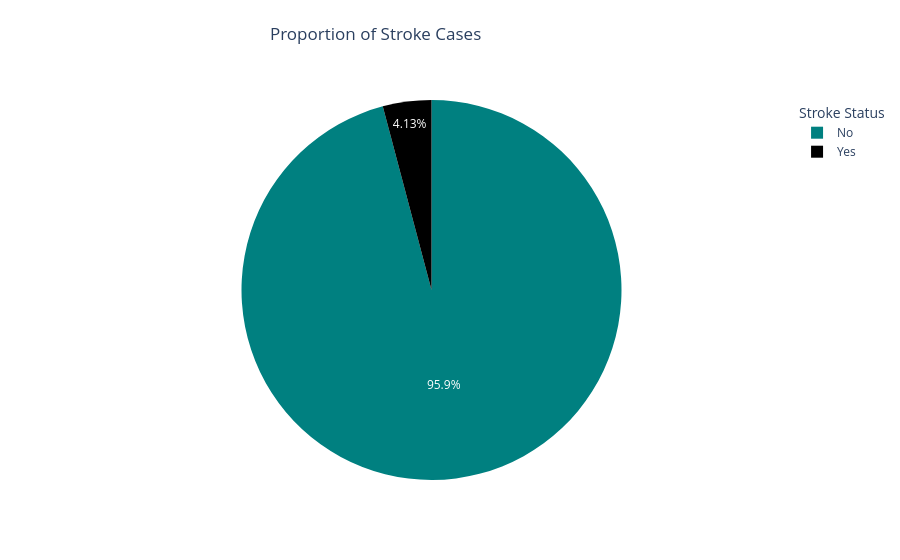

Notebook cell for this chart:
### Code cell
fig = px.pie(
    stroke_count, values=stroke_count.values, names=['No', 'Yes'], 
    title = 'Proportion of Stroke Cases', 
    color_discrete_sequence=plot_color)

fig.update_layout(legend_title_text = 'Stroke Status', title_x=0.3, title_y = 0.95)
fig.show()

### Figure 1 — Plotly figure (JSON) as saved in the notebook; plotly's stock layout.template omitted (floating-point values rounded to 4 significant figures)
{"data": [{"domain": {"x": [0, 1], "y": [0, 1]}, "hovertemplate": "label=%{label}<br>value=%{value}<extra></extra>", "labels": ["No", "Yes"], "legendgroup": "", "name": "", "showlegend": true, "type": "pie", "values": [14672, 632]}], "layout": {"legend": {"title": {"text": "Stroke Status"}, "tracegroupgap": 0}, "piecolorway": ["#008080", "black"], "title": {"text": "Proportion of Stroke Cases", "x": 0.3, "y": 0.95}}}
